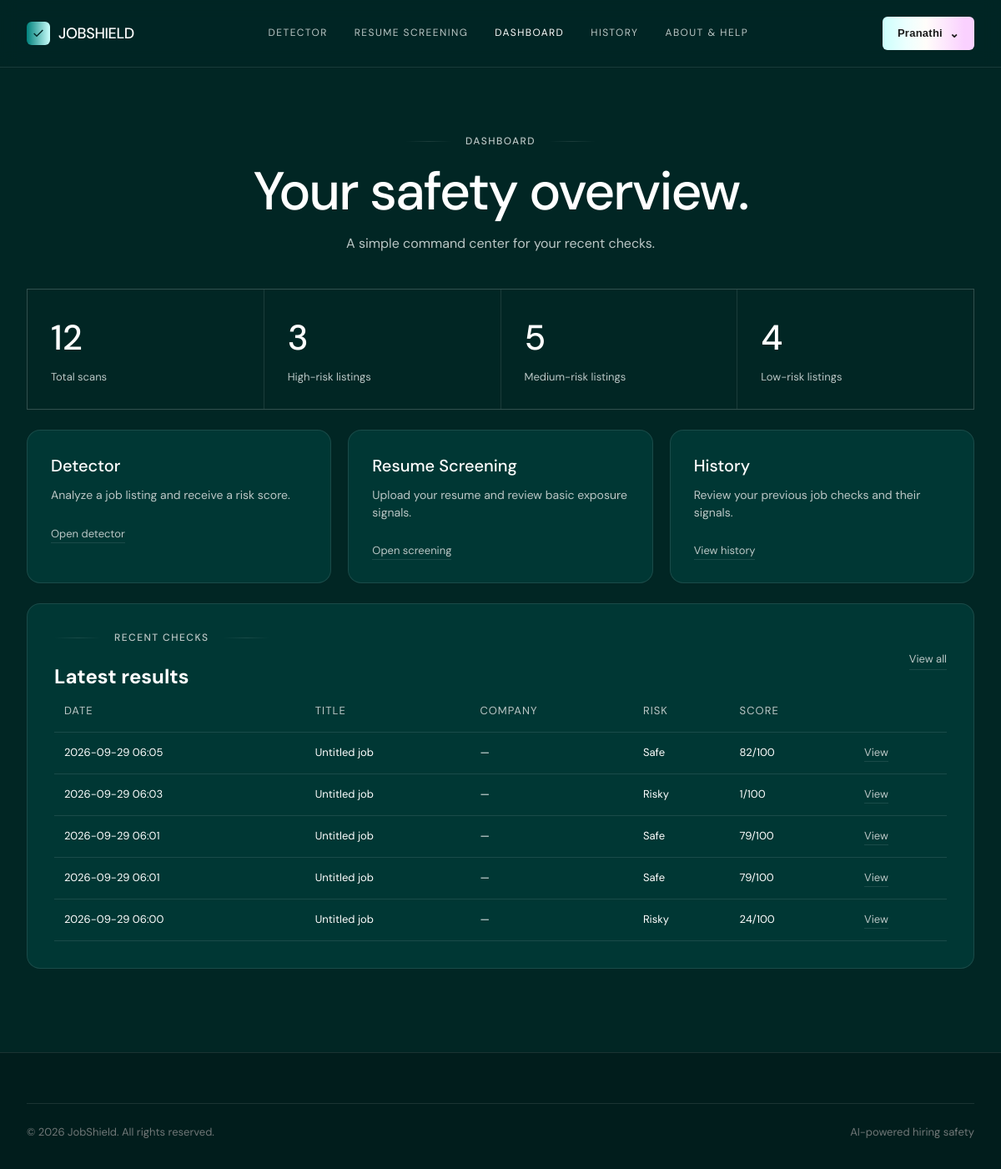
The app's page /dashboard (signed in) with its own data.
### models.py (models this page shows, shortened)
class User(UserMixin, db.Model):
    __tablename__ = "users"
    id = db.Column(db.Integer, primary_key=True)
    email = db.Column(db.String(255), unique=True, nullable=False, index=True)
    username = db.Column(db.String(80), unique=True, nullable=True, index=True)
    password_hash = db.Column(db.String(255), nullable=True)
    google_id = db.Column(db.String(255), unique=True, nullable=True, index=True)
    needs_username = db.Column(db.Boolean, default=False, nullable=False)
    is_admin = db.Column(db.Boolean, default=False, nullable=False)
    created_at = db.Column(db.DateTime, default=lambda: datetime.now(timezone.utc), nullable=False)
    reset_otp_hash = db.Column(db.String(255), nullable=True)
    reset_otp_expiry = db.Column(db.DateTime, nullable=True)
    scans = db.relationship(
        "Scan",
        backref="user",
        lazy=True,
        cascade="all, delete-orphan"
    )
    profile = db.relationship(
        "UserProfile",
        backref="user",
        uselist=False,
        lazy=True,
        cascade="all, delete-orphan"
    )

class Scan(db.Model):
    __tablename__ = "scans"
    id = db.Column(db.Integer, primary_key=True)
    user_id = db.Column(
        db.Integer,
        db.ForeignKey("users.id"),
        nullable=False,
        index=True
    )
    created_at = db.Column(
        db.DateTime,
        default=lambda: datetime.now(timezone.utc),
        nullable=False,
        index=True
    )
    job_title = db.Column(
        db.String(255),
        nullable=False,
        default="Untitled job"
    )
    company_name = db.Column(
        db.String(255),
        nullable=True
    )
    score = db.Column(
        db.Integer,
        nullable=False,
        default=0
    )
    risk = db.Column(
        db.String(50),
        nullable=False,
        default="Caution"
    )
    result_json = db.Column(
        db.Text,
        nullable=False
    )

### app.py (the view)
@app.route("/dashboard")
@login_required
def dashboard():
    scans = (
        Scan.query
        .filter_by(user_id=current_user.id)
        .order_by(Scan.created_at.desc())
        .all()
    )
    return render_template(
        "dashboard.html",
        title="Dashboard",
        active="dashboard",
        stats={
            "total": len(scans),
            "high": sum(x.risk == "Risky" for x in scans),
            "medium": sum(x.risk == "Caution" for x in scans),
            "low": sum(x.risk == "Safe" for x in scans),
        },
        recent_scans=scans[:5],
    )

### models.py (called while the page is built)
@login_manager.user_loader
def load_user(user_id):
    try:
        return db.session.get(User, int(user_id))
    except (TypeError, ValueError):
        return None

### templates/dashboard.html
{% extends 'base.html' %}{% block content %}
<main class="page"><div class="wrap"><div class="page-head"><div class="eyebrow">Dashboard</div><h1>Your safety overview.</h1><p>A simple command center for your recent checks.</p></div>
<div class="stat-grid"><div class="stat-box"><div class="stat-number">{{ stats.total }}</div><div class="stat-label">Total scans</div></div><div class="stat-box"><div class="stat-number">{{ stats.high }}</div><div class="stat-label">High-risk listings</div></div><div class="stat-box"><div class="stat-number">{{ stats.medium }}</div><div class="stat-label">Medium-risk listings</div></div><div class="stat-box"><div class="stat-number">{{ stats.low }}</div><div class="stat-label">Low-risk listings</div></div></div>
<div style="height:24px"></div><div class="cards"><div class="card"><h3>Detector</h3><p>Analyze a job listing and receive a risk score.</p><br><a class="btn-ghost" href="/detector">Open detector</a></div><div class="card"><h3>Resume Screening</h3><p>Upload your resume and review basic exposure signals.</p><br><a class="btn-ghost" href="/resume-screening">Open screening</a></div><div class="card"><h3>History</h3><p>Review your previous job checks and their signals.</p><br><a class="btn-ghost" href="/history">View history</a></div></div>
{% if recent_scans %}
<div style="height:24px"></div><div class="panel"><div style="display:flex;justify-content:space-between;align-items:center;gap:16px"><div><div class="eyebrow">Recent checks</div><h2>Latest results</h2></div><a class="btn-ghost" href="/history">View all</a></div>
<table class="history-table"><thead><tr><th>Date</th><th>Title</th><th>Company</th><th>Risk</th><th>Score</th><th></th></tr></thead><tbody>{% for x in recent_scans %}<tr><td>{{ x.created_at.strftime('%Y-%m-%d %H:%M') }}</td><td>{{ x.job_title }}</td><td>{{ x.company or '—' }}</td><td>{{ x.risk }}</td><td>{{ x.score }}/100</td><td><a class="btn-ghost" href="{{ url_for('history_detail', scan_id=x.id) }}">View</a></td></tr>{% endfor %}</tbody></table></div>
{% endif %}
</div></main>
{% endblock %}

### templates/base.html (shortened to what this page needs)
<!doctype html>
<html lang="en">
<head>
  <link rel="stylesheet" href="{{ url_for('static', filename='css/style.css') }}">
</head>
<body>
<header class="nav">
  <div class="wrap">
    <a href="/" class="logo"><span class="mark"><svg viewBox="0 0 24 24" fill="none" stroke="#012624" stroke-width="2"><path d="M4 12l5 5L20 6"/></svg></span>JOBSHIELD</a>
    <nav class="links">
      <a href="/detector" class="{{ 'active' if active=='detector' else '' }}">Detector</a>
      <a href="/resume-screening" class="{{ 'active' if active=='resume' else '' }}">Resume Screening</a>
      <a href="/dashboard" class="{{ 'active' if active=='dashboard' else '' }}">Dashboard</a>
      <a href="/history" class="{{ 'active' if active=='history' else '' }}">History</a>
      <a href="/about-help" class="{{ 'active' if active=='help' else '' }}">About &amp; Help</a>
    </nav>
    {% if current_user.is_authenticated %}
      <div class="account-menu">
        <button type="button" class="btn btn-nav account-trigger" aria-expanded="false" aria-haspopup="true">
          {{ current_user.username or 'Account' }} <span class="account-chevron">⌄</span>
        </button>
      </div>
    {% else %}
      <a href="{{ url_for('auth.login') }}" class="btn btn-nav btn-nav-gradient">Get Started</a>
    {% endif %}
  </div>
</header>
{% block content %}{% endblock %}
<footer><div class="wrap"><div class="footer-bottom"><span>© 2026 JobShield. All rights reserved.</span><span>AI-powered hiring safety</span></div></div></footer>
</body>
</html>

### records on screen
User: username "Pranathi"
Scan: created_at "2026-09-29 06:05", job_title "Untitled job", company "—", risk "Safe", score "82"
Scan: created_at "2026-09-29 06:03", job_title "Untitled job", company "—", risk "Risky", score "1"
Scan: created_at "2026-09-29 06:01", job_title "Untitled job", company "—", risk "Safe", score "79"
Scan: created_at "2026-09-29 06:01", job_title "Untitled job", company "—", risk "Safe", score "79"
Scan: created_at "2026-09-29 06:00", job_title "Untitled job", company "—", risk "Risky", score "24"

### other values on screen
{{ stats.total }} "12"
{{ stats.high }} "3"
{{ stats.medium }} "5"
{{ stats.low }} "4"
